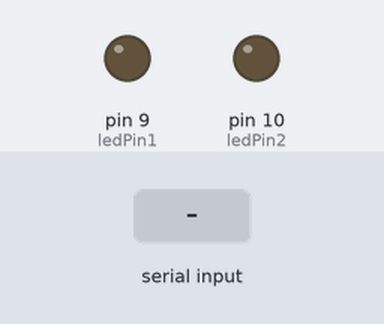
A sketch run on a simulated Arduino Uno, built with avr-gcc and run on an emulated ATmega328P. Parts: output pins drawn as LEDs (lit = HIGH). The inputs (shaded band) are chosen by the test bench.

Above: at 1.2 s.
1.3 s: "i" received over Serial
At 1.7 s:
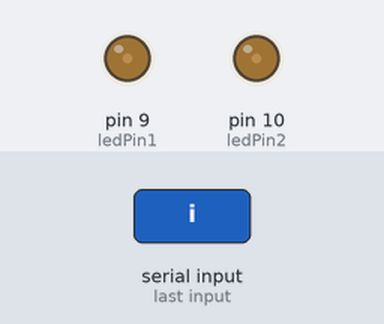
2.8 s: "i" received over Serial
At 4.0 s:
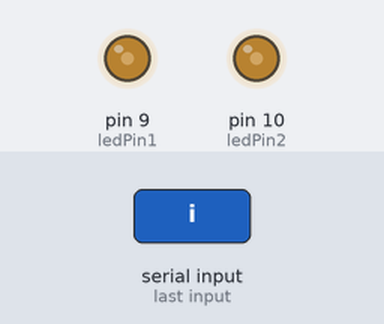
4.3 s: "d" received over Serial
At 5.2 s:
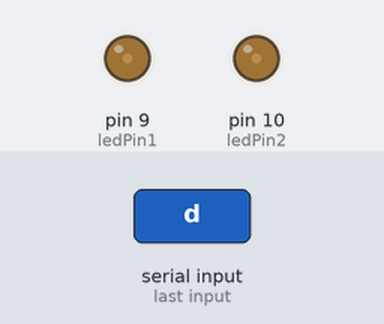
Timing chart, 0 to 7.3 s (numbered marks = the images above; inputs shaded):
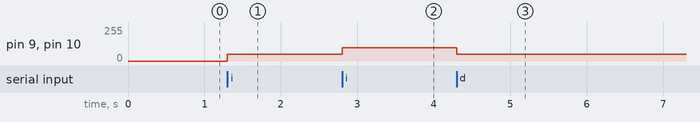

The sketch:

sketch_sep28a.ino
```cpp
const int ledPin1 = 9;
const int ledPin2 = 10;  // Pin connected to the LED
int ledBrightness = 0;
int fadeAmount = 50;

void setup() {
  pinMode(ledPin1, OUTPUT);
  pinMode(ledPin2, OUTPUT);
  Serial.begin(9600);  // Initialize serial communication
}

void loop() {
  if (Serial.available() > 0) {
    char command = Serial.read();

    if (command == 'i') {
      ledBrightness = ledBrightness + fadeAmount;
      if (ledBrightness >= 255) {
        ledBrightness = 255;
      }
    } else if (command == 'd') {
      ledBrightness = ledBrightness - fadeAmount;
      if (ledBrightness <= 0) {
        ledBrightness = 0;
      }
    }

    analogWrite(ledPin1, ledBrightness);
    analogWrite(ledPin2, ledBrightness);
  }
}
```

Measured:
- after the input at 1.3 s, pin 9 (ledPin1), pin 10 (ledPin2): 0/255 → 50/255 at once
- after the input at 2.8 s, pin 9 (ledPin1), pin 10 (ledPin2): 50/255 → 100/255 at once
- after the input at 4.3 s, pin 9 (ledPin1), pin 10 (ledPin2): 100/255 → 50/255 at once
